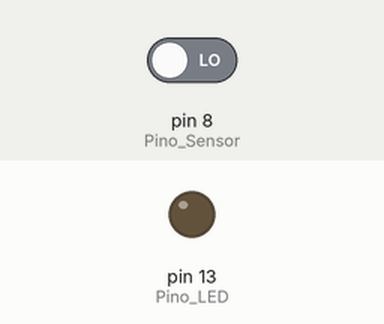
Recording of a sketch running on a simulated Arduino Uno, built with avr-gcc and run on an emulated ATmega328P. Parts: output pins drawn as LEDs (lit = HIGH). Inputs (shaded band) come from the test bench; at power-on: pin 8 (Pino_Sensor) LOW.

Above: at 1.2 s.
1.3 s: pin 8 (Pino_Sensor) driven HIGH
At 2.7 s:
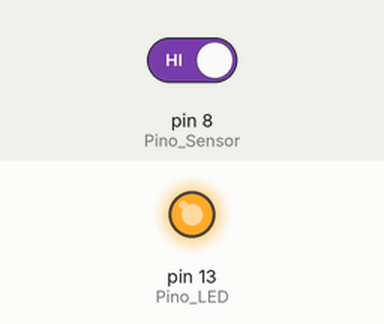
Timing chart, 0 to 4.3 s (numbered marks = the images above; inputs shaded):
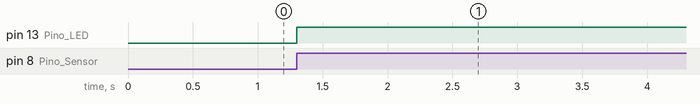

The sketch:

Aula_22_Mini_Sensor_de_Presenca_PIR.ino
```cpp
/************************************************************/
/* Aula 22 - Sensor de Movimento e Presença                 */
/* Programação do Sensor de Movimento e Presença.           */
/* Ao transferir o código abaixo para seu Arduino, o sensor */
/* iniciará o monitoramento. Caso detecte a presença e      */
/* movimento em sua região de influência, irá enviar um     */
/* sinal elétrico ao Arduino, o qual indicará através do    */
/* acionamento de um LED.                                   */
/* https://sketchfab.com/3d-models/aula-22-sensor-de-movimento-e-presenca-5345d6b71fa9490ab792a36ef6ec0e48                                */
/************************************************************/
/* Definindo os pinos digitais para o LED e o Sensor.       */
#define Pino_Sensor 8
#define Pino_LED 13

void setup()
{
  /* Configura o pino do Sensor como entrada.               */
  pinMode(Pino_Sensor, INPUT);
  /* Configura o pino do LED como saída.                    */
  pinMode(Pino_LED, OUTPUT);
}

void loop()
{
   /* Se o Sensor detectar movimento, faz...                 */
  if (digitalRead(Pino_Sensor) == HIGH) {
    /* Ligue o LED.                                         */
    digitalWrite(Pino_LED, HIGH);
    /* Permanece com o LED ligado por 5 segundos.           */
    delay(5000);
    /* Senão...                                             */
  } else {
    /* Mantém o LED desligado.                              */
    digitalWrite(Pino_LED, LOW);
  }
  /* Pequena pausa para retomar o monitoramento.            */
  delay(100);
}
```

Measured:
- after the input at 1.3 s, pin 13 (Pino_LED): LOW → HIGH at once
